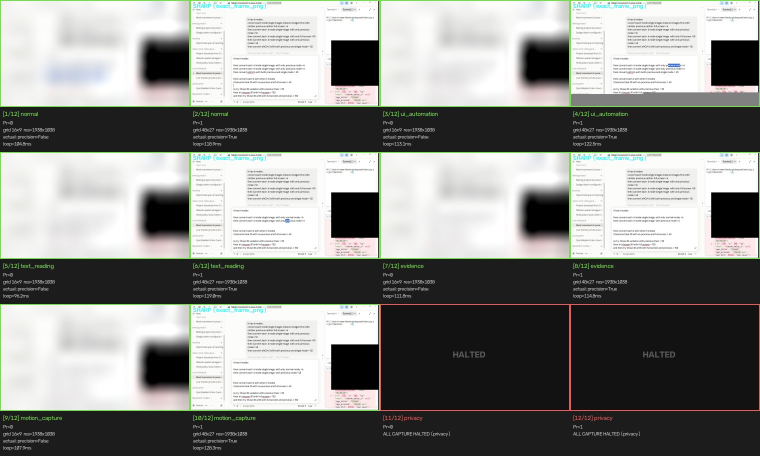
#> input picture full_matrix.jpg, 1520 x 912 px (shown at 1/2 size)
$ python -i vision.py   (imports and definitions only)
#> lines starting #> are read from the running program, lines starting #| are printed output that depends on the picture; after the words box and inside, x2 and y2 are one past the last pixel; in counts of white or black regions, pixels touching at a corner belong together
#!/usr/bin/env python3
"""
VISION MODULE - structural screen understanding WITHOUT OCR.

Why this exists: OCR reads *text* and costs 150-300ms per pass on this CPU.
But most of what's on a screen is *structure* - buttons, panels, icons,
borders, highlights, gridlines, scrollbars. All of that can be detected
geometrically with OpenCV in 1-5ms, which means it can run on the fast
millisecond loop instead of the slow OCR thread.

So: OCR answers "what does that text say?", this module answers "where are
the clickable things, what shape are they, what changed, and what does the
layout look like?" - which is usually what automation actually needs.

Every function takes a BGR/BGRA numpy frame and returns plain data
(dicts/lists of ints) that serializes straight to JSON.
"""
import cv2
import numpy as np

# ---------------------------------------------------------------- helpers

def _bgr(img):
    """Normalize a BGRA (mss) or BGR frame to plain 3-channel BGR uint8."""
    return np.ascontiguousarray(img[:, :, :3]).astype(np.uint8)

def _gray(img):
    return cv2.cvtColor(_bgr(img), cv2.COLOR_BGR2GRAY)

# Structural detection doesn't need full resolution - a button is still a
# rectangle at half size. Downscaling is the single biggest speed lever here:
# benchmarked at 1920x1080 most detectors cost 20-70ms, which blows the
# millisecond-loop budget; at 0.4 scale they land in the 3-12ms range.
# Coordinates are always scaled back to true screen space before returning.
DEFAULT_SCALE = 0.4

def _scaled(img, scale=DEFAULT_SCALE):
    """Returns (small_bgr, inverse_factor) - multiply any coordinate found in
    the small image by inverse_factor to get true full-resolution coordinates."""
    b = _bgr(img)
    if scale >= 0.999:
        return b, 1.0
    h, w = b.shape[:2]
    small = cv2.resize(b, (max(1, int(w * scale)), max(1, int(h * scale))),
                       interpolation=cv2.INTER_AREA)
    return small, 1.0 / scale

def _scale_rect(r, f):
    """Scale a rect dict's coordinates back up to full resolution."""
    if f == 1.0:
        return r
    out = dict(r)
    for k in ("x", "y", "w", "h", "cx", "cy", "x1", "y1", "x2", "y2", "r", "length"):
        if k in out:
            out[k] = int(out[k] * f)
    if "area" in out:
        out["area"] = int(out["area"] * f * f)
    return out


# ---------------------------------------------------------------- structure

def edge_profile(img, low=50, high=150, scale=DEFAULT_SCALE):
    """Canny edge density - how much structure/detail is on screen, and where.
    High density = busy UI (menus, text, panels). Near-zero = blank/solid area."""
    small, _f = _scaled(img, scale)
    edges = cv2.Canny(cv2.cvtColor(small, cv2.COLOR_BGR2GRAY), low, high)
    h, w = edges.shape
    # density per 4x4 region so we know WHERE the structure is, not just how much
    gh, gw = h // 4, w // 4
    regions = []
    for r in range(4):
        row = []
        for c in range(4):
            cell = edges[r * gh:(r + 1) * gh, c * gw:(c + 1) * gw]
            row.append(round(100.0 * np.count_nonzero(cell) / max(cell.size, 1), 2))
        regions.append(row)
    return {
        "total_edge_density_pct": round(100.0 * np.count_nonzero(edges) / edges.size, 2),
        "region_density_4x4": regions,
    }

def detect_rectangles(img, min_area=600, max_results=40, scale=DEFAULT_SCALE):
    """Find rectangular UI elements - buttons, panels, input fields, toolbars.
    Most GUI widgets are rectangles, so this finds 'clickable things' without
    knowing anything about the specific app."""
    small, f = _scaled(img, scale)
    gray = cv2.cvtColor(small, cv2.COLOR_BGR2GRAY)
    scaled_min_area = min_area / (f * f)
    edges = cv2.Canny(gray, 50, 150)
    edges = cv2.dilate(edges, np.ones((2, 2), np.uint8), iterations=1)
    contours, _ = cv2.findContours(edges, cv2.RETR_LIST, cv2.CHAIN_APPROX_SIMPLE)
    rects = []
    for c in contours:
        area = cv2.contourArea(c)
        if area < scaled_min_area:
            continue
        peri = cv2.arcLength(c, True)
        approx = cv2.approxPolyDP(c, 0.03 * peri, True)
        if len(approx) == 4 and cv2.isContourConvex(approx):
            x, y, w, h = cv2.boundingRect(approx)
            aspect = w / max(h, 1)
            rects.append(_scale_rect({"x": int(x), "y": int(y), "w": int(w), "h": int(h),
                                      "area": int(area), "cx": int(x + w / 2),
                                      "cy": int(y + h / 2)}, f) | {"aspect": round(aspect, 2)})
    rects.sort(key=lambda r: -r["area"])
    return rects[:max_results]

def detect_lines(img, min_length=80, max_results=30, scale=DEFAULT_SCALE):
    """Hough lines - finds separators, table gridlines, panel borders, rulers.
    Tells you how the screen is divided up into regions."""
    small, f = _scaled(img, scale)
    edges = cv2.Canny(cv2.cvtColor(small, cv2.COLOR_BGR2GRAY), 50, 150)
    lines = cv2.HoughLinesP(edges, 1, np.pi / 180, threshold=70,
                            minLineLength=int(min_length / f), maxLineGap=8)
    out = []
    if lines is not None:
        for l in lines[:max_results * 3]:
            x1, y1, x2, y2 = l[0]
            dx, dy = abs(x2 - x1), abs(y2 - y1)
            orient = "horizontal" if dx > dy * 3 else ("vertical" if dy > dx * 3 else "diagonal")
            out.append(_scale_rect({"x1": int(x1), "y1": int(y1), "x2": int(x2), "y2": int(y2),
                                    "length": int(np.hypot(dx, dy))}, f) | {"orientation": orient})
        out.sort(key=lambda l: -l["length"])
    return out[:max_results]

# [12 lines left out: function detect_circles, not called in this run]

def detect_corners(img, max_results=40, scale=DEFAULT_SCALE):
    """Shi-Tomasi corners - interactive element boundaries, grid intersections.
    Useful for snapping clicks to precise UI landmarks."""
    small, f = _scaled(img, scale)
    gray = cv2.cvtColor(small, cv2.COLOR_BGR2GRAY)
    pts = cv2.goodFeaturesToTrack(gray, maxCorners=max_results, qualityLevel=0.05,
                                  minDistance=max(4, int(20 / f)))
    if pts is None:
        return []
    return [{"x": int(p[0][0] * f), "y": int(p[0][1] * f)} for p in pts]


# ---------------------------------------------------------------- text WITHOUT reading it

def detect_text_regions(img, max_results=40, scale=DEFAULT_SCALE):
    """Find WHERE text is without reading it - roughly 100x cheaper than OCR.
    Uses morphological gradient + closing to find dense horizontal stroke
    clusters, which is what text looks like structurally. Use this to decide
    WHICH small region is worth spending a real OCR pass on."""
    small, f = _scaled(img, scale)
    gray = cv2.cvtColor(small, cv2.COLOR_BGR2GRAY)
    grad = cv2.morphologyEx(gray, cv2.MORPH_GRADIENT, cv2.getStructuringElement(cv2.MORPH_RECT, (3, 3)))
    _, bw = cv2.threshold(grad, 0, 255, cv2.THRESH_BINARY | cv2.THRESH_OTSU)
    connected = cv2.morphologyEx(bw, cv2.MORPH_CLOSE,
                                 cv2.getStructuringElement(cv2.MORPH_RECT, (9, 1)))
    contours, _ = cv2.findContours(connected, cv2.RETR_EXTERNAL, cv2.CHAIN_APPROX_SIMPLE)
    out = []
    min_w, min_h, max_h = 18 / f, 7 / f, 60 / f
    for c in contours:
        x, y, w, h = cv2.boundingRect(c)
        if w < min_w or h < min_h or h > max_h:
            continue
        if w / max(h, 1) < 1.4:          # text lines are wider than tall
            continue
        fill = cv2.countNonZero(connected[y:y + h, x:x + w]) / max(w * h, 1)
        if fill < 0.35:
            continue
        out.append(_scale_rect({"x": int(x), "y": int(y), "w": int(w), "h": int(h),
                                "cx": int(x + w / 2), "cy": int(y + h / 2)}, f))
    out.sort(key=lambda r: (r["y"], r["x"]))
    return out[:max_results]


# ---------------------------------------------------------------- color

# [96 lines left out: functions color_regions, find_color, dominant_palette, match_template, not called in this run]

def perceptual_hash(img, size=16):
    """Cheap frame fingerprint. Identical hash = screen genuinely unchanged,
    so expensive work (OCR, analysis) can be skipped entirely. Also detects
    'did the screen return to a state we've seen before?'"""
    small = cv2.resize(_gray(img), (size, size), interpolation=cv2.INTER_AREA)
    avg = small.mean()
    bits = (small > avg).flatten()
    return "".join("1" if b else "0" for b in bits)

# [49 lines left out: functions hamming_distance, motion_vectors, not called in this run]

def region_change_grid(prev_gray, curr_gray, cols=8, rows=5, threshold=25):
    """Per-cell change map - tells you exactly WHICH parts of the screen
    changed, as a grid. Far more useful than a single change percentage:
    'the left sidebar changed but the main canvas didn't'."""
    if prev_gray is None or prev_gray.shape != curr_gray.shape:
        return {"grid": [], "changed_cells": []}
    diff = cv2.absdiff(prev_gray, curr_gray)
    h, w = diff.shape
    ch, cw = h // rows, w // cols
    grid, changed = [], []
    for r in range(rows):
        row = []
        for c in range(cols):
            cell = diff[r * ch:(r + 1) * ch, c * cw:(c + 1) * cw]
            pct = round(100.0 * np.count_nonzero(cell > threshold) / max(cell.size, 1), 1)
            row.append(pct)
            if pct > 2.0:
                changed.append({"col": c, "row": r, "pct": pct,
                                "cx": int(c * cw + cw / 2), "cy": int(r * ch + ch / 2)})
        grid.append(row)
    return {"grid": grid, "changed_cells": changed}

# [23 lines left out: function detect_blinking, not called in this run]


# ---------------------------------------------------------------- layout

def layout_analysis(img, scale=DEFAULT_SCALE):
    """High-level read of how the screen is organised: where the major
    horizontal/vertical dividers are, implying toolbars, sidebars, panels."""
    small, f = _scaled(img, scale)
    gray = cv2.cvtColor(small, cv2.COLOR_BGR2GRAY)
    h, w = gray.shape
    col_var = gray.std(axis=0)
    row_var = gray.std(axis=1)
    # a divider is a column/row that's unusually uniform (flat border line)
    v_dividers = [int(x) for x in np.where(col_var < np.percentile(col_var, 3))[0]]
    h_dividers = [int(y) for y in np.where(row_var < np.percentile(row_var, 3))[0]]

    def cluster(vals, gap=12):
        if not vals:
            return []
        groups, cur = [], [vals[0]]
        for v in vals[1:]:
            if v - cur[-1] <= gap:
                cur.append(v)
            else:
                groups.append(int(sum(cur) / len(cur)))
                cur = [v]
        groups.append(int(sum(cur) / len(cur)))
        return groups

    return {
        "width": int(w * f), "height": int(h * f),
        "vertical_dividers_x": [int(v * f) for v in cluster(v_dividers)[:10]],
        "horizontal_dividers_y": [int(v * f) for v in cluster(h_dividers)[:10]],
    }

def scan_all(img, prev_gray=None, frame_history=None, heavy=False, scale=DEFAULT_SCALE):
    """One call that runs the fast structural scan.

    Critical optimization: downscales the frame ONCE here and passes the
    already-small frame to every detector (with scale=1.0 so they don't
    resize again), then scales all returned coordinates back up in one pass.
    Benchmarking showed each detector resizing independently cost more than
    it saved for the cheaper analyses - this pays the resize once.

    `heavy=True` adds the slower analyses (colour k-means, circles, optical
    flow); keep it False on the millisecond loop, True on an occasional pass.
    """
    small, f = _scaled(img, scale)
    small_gray = cv2.cvtColor(small, cv2.COLOR_BGR2GRAY)

    prev_small_gray = None
    if prev_gray is not None:
        if f != 1.0:
            prev_small_gray = cv2.resize(prev_gray, (small_gray.shape[1], small_gray.shape[0]),
                                         interpolation=cv2.INTER_AREA)
        else:
            prev_small_gray = prev_gray

    def up(items):
        return [_scale_rect(i, f) for i in items]

    result = {
        "edges": edge_profile(small, scale=1.0),
        "rectangles": up(detect_rectangles(small, scale=1.0)),
        "text_regions": up(detect_text_regions(small, scale=1.0)),
        "lines": up(detect_lines(small, scale=1.0)),
        "corners": [{"x": int(c["x"] * f), "y": int(c["y"] * f)}
                    for c in detect_corners(small, scale=1.0)],
        "layout": layout_analysis(small, scale=1.0),
        "phash": perceptual_hash(small),
        "region_change": region_change_grid(prev_small_gray, small_gray),
        "scan_scale": scale,
    }
    if heavy:
        result["color_regions"] = up(color_regions(small))
        result["palette"] = dominant_palette(small)
        result["circles"] = up(detect_circles(small, scale=1.0))
        result["motion"] = motion_vectors(prev_small_gray, small_gray, scale=1.0)
        if frame_history:
            result["blinking"] = detect_blinking(frame_history)
    return result


# [40 lines not run here, left out]

>>> import cv2
>>> picture = cv2.imread('full_matrix.jpg')
#> picture is the input picture: shape (912, 1520, 3); mean B, G, R 132.8, 135.9, 134.8
>>> result = scan_all(picture)
#> in _scaled, `small = cv2.resize(b, (max(1, int(w * scale)), max(1, int(h * scale)))..`:
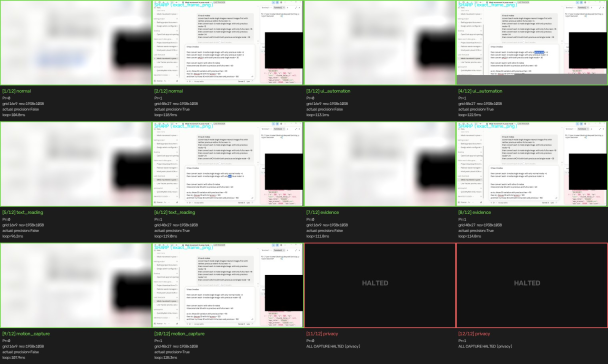
#> small: shape (364, 608, 3); mean B, G, R 132.8, 135.9, 134.8
#> in scan_all, `small, f = _scaled(img, scale)`: f = 2.5
#> in scan_all, `small_gray = cv2.cvtColor(small, cv2.COLOR_BGR2GRAY)`:
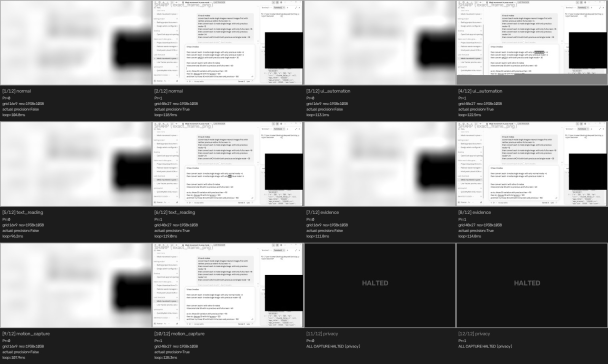
#> small_gray: shape (364, 608); min 0, max 255, mean 135.3
#> in edge_profile, `edges = cv2.Canny(cv2.cvtColor(small, cv2.COLOR_BGR2GRAY), low, high)`:
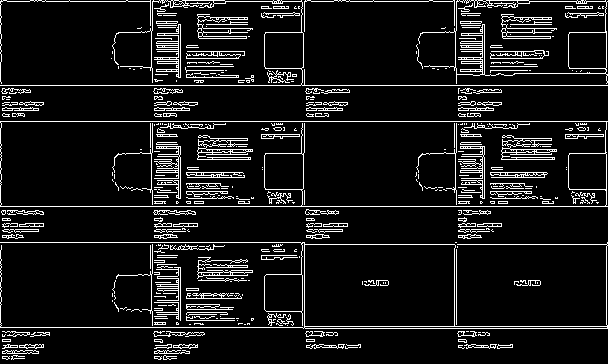
#> edges: shape (364, 608); 9.5% white in thin lines or dots
#> after the loop in edge_profile, `for r in range(4):`:
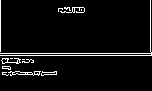
#> cell: shape (91, 152); 5.1% white in thin lines or dots, all inside (x1, y1, x2, y2) = (0, 0, 152, 76)
#> after the loop in edge_profile, `for r in range(4):`: regions = [[4.41, 19.22, 4.26, 17.92], [4.42, 15.12, 4.34, 15.09], [5.62, 15.85, 5.5, 10.19], [5.14, 14.42, 5.1, 5.12]]
#> in detect_rectangles, `small, f = _scaled(img, scale)`: f = 1
#> in detect_rectangles, `scaled_min_area = min_area / (f * f)`: scaled_min_area = 600
#> in detect_rectangles, `edges = cv2.dilate(edges, np.ones((2, 2), np.uint8), iterations=1)`:
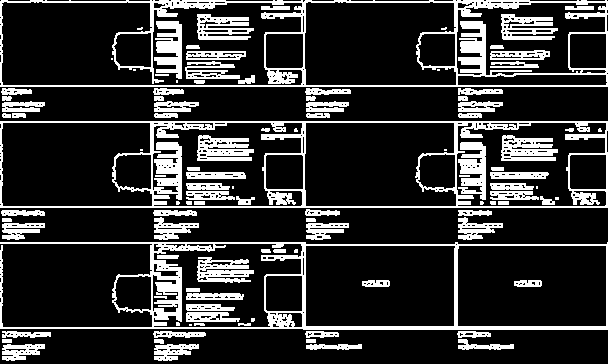
#> edges: shape (364, 608); 19.7% white; 108 white regions (19 under 20 px)
#> in detect_rectangles, `contours, _ = cv2.findContours(edges, cv2.RETR_LIST, cv2.CHAIN_APPROX_..`: contours = 632 contours, 467 with area under 20; largest, box (x1, y1, x2, y2) and area: (0, 121, 608, 208) 52165, (0, 0, 608, 87) 51772, (0, 242, 608, 330) 40668, (1, 1, 303, 86) 21092, (305, 245, 456, 327) 12070
#> the loop in detect_rectangles, `for c in contours:` made 632 passes
#> (area, peri, x, y, w, h, aspect) on passes 135, 175, 176, 354, 355, 443, 556, 560: (1327, 142.5, 265, 275, 38, 37, 1.03), (12063.5, 457.1, 458, 245, 149, 82, 1.82), (12069.5, 459.1, 305, 245, 150, 82, 1.83), (1290, 140.5, 569, 154, 38, 36, 1.06), (1323.5, 141.9, 265, 154, 39, 36, 1.08), (52165, 1393.5, 0, 121, 608, 87, 6.99), (1290, 140.5, 569, 33, 38, 36, 1.06), (1323.5, 141.9, 265, 33, 39, 36, 1.08)
#> after the loop in detect_rectangles, `for c in contours:`: rects = 9 items
#> in detect_text_regions, `small, f = _scaled(img, scale)`: f = 1
#> in detect_text_regions, `grad = cv2.morphologyEx(gray, cv2.MORPH_GRADIENT, cv2.getStructuringEl..`:
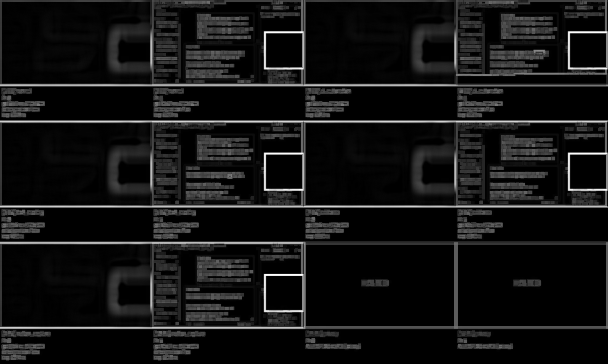
#> grad: shape (364, 608); min 0, max 255, mean 19.8
#> in detect_text_regions, `connected = cv2.morphologyEx(bw, cv2.MORPH_CLOSE, cv2.getStructuringEl..`:
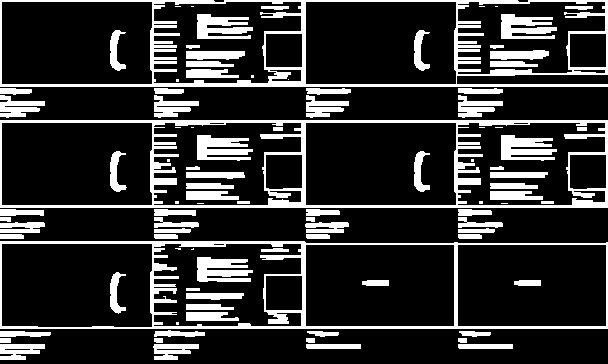
#> connected: shape (364, 608); 19.4% white; 97 white regions (20 under 20 px)
#> in detect_text_regions, `contours, _ = cv2.findContours(connected, cv2.RETR_EXTERNAL, cv2.CHAIN..`: contours = 39 contours; largest, box (x1, y1, x2, y2) and area: (0, 120, 608, 208) 52809, (0, 241, 608, 329) 52210, (0, 0, 608, 87) 50712, (0, 95, 45, 118) 470, (0, 344, 45, 360) 449
#> in detect_text_regions, `min_w, min_h, max_h = 18 / f, 7 / f, 60 / f`: min_w = 18; min_h = 7; max_h = 60
#> the loop in detect_text_regions, `for c in contours:` made 39 passes
#> (x, y, w, h) on passes 1, 2, 5, 6, 7, 9, 10, 11: (458, 344, 55, 5), (306, 344, 55, 5), (458, 338, 9, 5), (306, 338, 9, 5), (154, 338, 9, 5), (459, 331, 32, 6), (307, 331, 32, 6), (0, 331, 51, 6)
#> after the loop in detect_text_regions, `for c in contours:`: out = 17 items
#> in detect_lines, `small, f = _scaled(img, scale)`: f = 1
#> in detect_lines, `lines = cv2.HoughLinesP(edges, 1, np.pi / 180, threshold=70, minLineLe..`: lines = 25 rows, first 6: [0, 206, 607, 206], [0, 121, 607, 121], [0, 85, 607, 85], [0, 1, 185, 1], [0, 327, 304, 327], [301, 244, 606, 244]
#> the loop in detect_lines, `for l in lines[:max_results * 3]:` made 25 passes
#> (x1, y1, x2, y2, dx, dy, orient) on passes 1 to 8: (0, 206, 607, 206, 607, 0, 'horizontal'), (0, 121, 607, 121, 607, 0, 'horizontal'), (0, 85, 607, 85, 607, 0, 'horizontal'), (0, 1, 185, 1, 185, 0, 'horizontal'), (0, 327, 304, 327, 304, 0, 'horizontal'), (301, 244, 606, 244, 305, 0, 'horizontal'), (304, 326, 607, 326, 303, 0, 'horizontal'), (0, 242, 304, 242, 304, 0, 'horizontal')
#> after the loop in detect_lines, `for l in lines[:max_results * 3]:`: out = 25 items
#> in detect_corners, `small, f = _scaled(img, scale)`: f = 1
#> in detect_corners, `pts = cv2.goodFeaturesToTrack(gray, maxCorners=max_results, qualityLev..`: pts = 40 rows, first 8: [265, 275], [569, 154], [265, 154], [265, 310], [302, 154], [570, 33], [266, 33], [265, 67]
#> in layout_analysis, `col_var = gray.std(axis=0)`: col_var = 608 values, max 114.5 at index 300, min 48.87 at index 607, mean 98.38
#> in layout_analysis, `row_var = gray.std(axis=1)`: row_var = 364 values, max 113.7 at index 254, min 0 at index 119, mean 53.51
#> in layout_analysis, `v_dividers = [int(x) for x in np.where(col_var < np.percentile(col_var..`: v_dividers = [0, 150, 151, 152, 302, 303, 304, 447, 448, 449, 450, 451, 452, 453, 454, 455, 456, 606, 607]
#> in layout_analysis, `h_dividers = [int(y) for y in np.where(row_var < np.percentile(row_var..`: h_dividers = [100, 118, 119, 120, 221, 240, 241, 360, 361, 362, 363]
#> in cluster, `groups, cur = [], [vals[0]]`: groups = []; cur = [0]
#> the loop in cluster, `for v in vals[1:]:` made 18 passes
#> (v, cur) on passes 1, 4, 7, 17: (150, [150]), (302, [302]), (447, [447]), (606, [606])
#> after the loop in cluster, `for v in vals[1:]:`: groups = [0, 151, 303, 451]
#> the loop in cluster (call 2), `for v in vals[1:]:` made 10 passes
#> (v, cur) on passes 1, 4, 5, 7: (118, [118]), (221, [221]), (240, [240]), (360, [360])
#> in perceptual_hash, `avg = small.mean()`: avg = 135.3
#> result = 9 items
